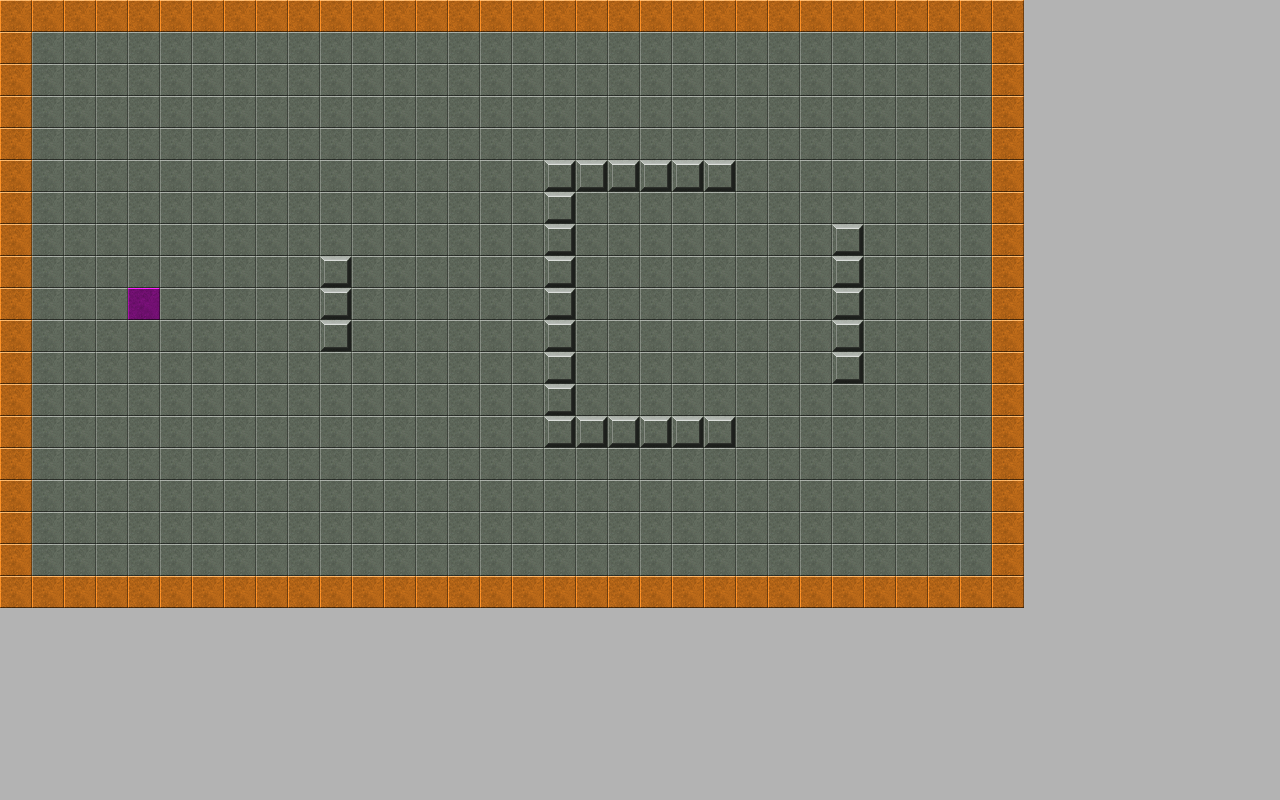

The image is a tile-based game level rendered from a .tmx file. Its description and source (layers, tilesets, objects; grid data summarised) follow:
An orthogonal 40x25 tile map with 32x32 px tiles, 4 tile layers (floor, border, wall, start), 1 hidden layer not drawn.

<map version="1.0" orientation="orthogonal" renderorder="right-down" width="40" height="25" tilewidth="32" tileheight="32" backgroundcolor="#b3b3b3" nextobjectid="1">
 <tileset firstgid="1" name="tiles" tilewidth="32" tileheight="32" tilecount="140" columns="14">
  <image source="../img/tiles.png" width="448" height="320" />
 </tileset>
 <layer name="floor" width="40" height="25">
  <data>[1000 cells, 510 non-empty, 1 distinct tile ids]</data>
 </layer>
 <layer name="border" width="40" height="25">
  <data>[1000 cells, 98 non-empty, 1 distinct tile ids]</data>
 </layer>
 <layer name="wall" width="40" height="25">
  <data>[1000 cells, 27 non-empty, 1 distinct tile ids]</data>
 </layer>
 <layer name="finish" width="40" height="25" visible="0">
  <data>[1000 cells, 1 non-empty, 1 distinct tile ids]</data>
 </layer>
 <layer name="start" width="40" height="25">
  <data>[1000 cells, 1 non-empty, 1 distinct tile ids]</data>
 </layer>
</map>
